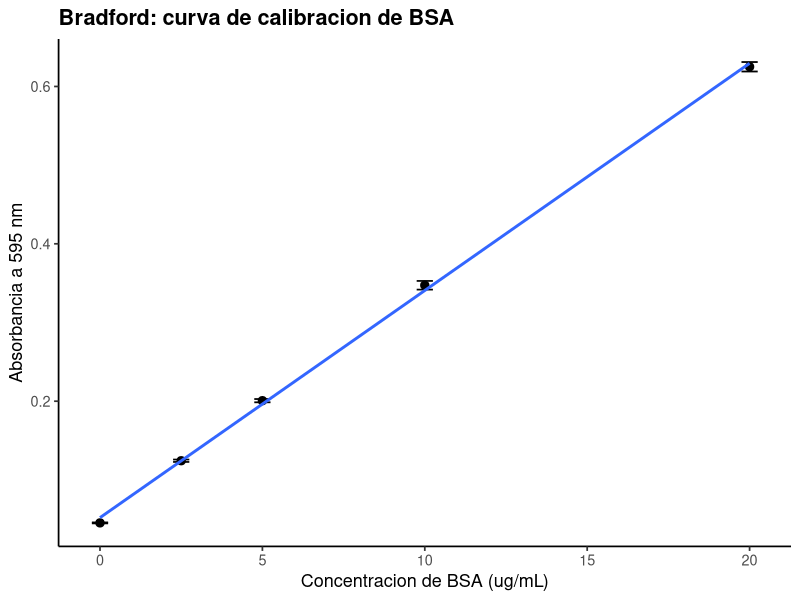
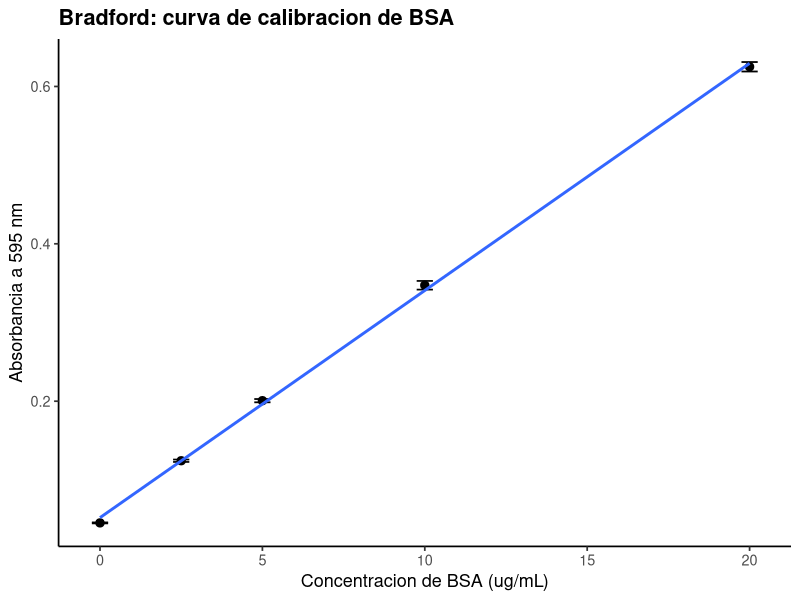

Generate these figures, in order, with R:
# ==========================================================================
# P3. Ensayo de Bradford: curva de calibracion de proteina
# ==========================================================================
# Autor: Dr. Jose Juan Torres Martinez
# Docente de Ciencias Quimicas
# Universidad Autonoma de San Luis Potosi (UASLP)
# Mexico
#
# Material academico para estudiantes
# Serie "Bioseparaciones" - Laboratorio, Practica 3. Ensayo de Bradford
#
# Descripcion: Practica 3 del laboratorio: el espectrofotometro del ensayo de Bradford. Aqui se construye la curva de calibracion del ensayo de Bradford con los estandares del manual (BSA 0, 2.5, 5, 10 y 20 ug/mL, por triplicado, absorbancia a 595 nm). Se ajusta una recta y un polinomio de segundo orden, se comparan, y se cuantifica una muestra problema con la recta. Lo que se aprende aqui es como convertir una absorbancia medida en una concentracion de proteina, que es lo que se necesita en casi todas las practicas que siguen.
#
# Objetivos de aprendizaje:
#   - Construir la curva de calibracion con estandares por triplicado.
#   - Comparar el ajuste lineal con el polinomial de segundo orden.
#   - Cuantificar una muestra problema a partir de su absorbancia.

# Datos: datos_bradford.csv (estandares de BSA del manual, absorbancia a 595 nm) y datos_bradford_muestra.csv (muestra problema).
# Desarrollo: llegamos al espectrofotometro con los estandares de BSA ya preparados. Primera parada: resumir la absorbancia por concentracion. Segunda parada: comparar la recta con el polinomio. Tercera parada: cuantificar la muestra problema. En cada parada medimos, calculamos y comentamos que significa el resultado antes de seguir.
# ==========================================================================

library(tidyverse)

# --------------------------------------------------------------------------
# Protocolo (Manual de Practicas, Practica 3. Ensayo de Bradford)
# --------------------------------------------------------------------------
# Reactivo Bradford (manual): disolver 20 mg de Coomassie Brilliant Blue G-250 en 10 mL de etanol; una vez disuelto parcialmente el colorante, agregar 20 mL de acido fosforico al 85% (w/v) y agitar hasta disolverlo por completo; diluir a 200 mL con agua y almacenar por 3 meses a 4 C protegido de la luz. Antes de usarlo, centrifugar la solucion. El manual tambien pide usar la solucion de colorante a temperatura ambiente y filtrarla antes del ensayo, y trabajar en una placa de microtitulacion limpia.
# Paso 1. Preparar las muestras y los estandares en un volumen de 160 uL, con los estandares cubriendo el rango de 1.25 a 20 ug/mL segun la Tabla 1 del manual (ver la tabla de abajo). Utilizar una placa de microtitulacion limpia.
# Paso 2. Agregar 40 uL del reactivo Bradford (previamente filtrado) y agitar con mucho cuidado con la micropipeta, un microagitador o golpeando suavemente un lado de la placa.
# Paso 3. Incubar 5 min a temperatura ambiente.
# Paso 4. Medir la absorbancia de las muestras y los estandares a 595 nm.
# Paso 5. Disponer las muestras con reactivo Bradford donde indique el instructor.
# Nota del manual: el texto de la practica dice que los estandares cubren de 1.25 a 20 ug/mL, pero su Tabla 1 lista los estandares 0, 2.5, 5, 10 y 20 ug/mL (sin estandar de 1.25 ug/mL). Este repositorio usa la Tabla 1 del manual, como ya se indica en el README.
# Seguridad (manual): revisar la hoja de datos de seguridad (MSDS) del acido fosforico y conocer sus riesgos de manejo y contacto con la piel. El colorante Coomassie G-250 tiene baja estabilidad en solucion y se precipita continuamente: por eso se filtra y se centrifuga antes de usarlo.
# Albumina de suero bovino (pre-laboratorio 2 del manual): peso molecular 66.5 kDa y punto isoelectrico 4.7.
# Base del ensayo (post-laboratorio 5 del manual): el Coomassie G-250 libre absorbe a 465 nm y al unirse a la proteina su maximo se desplaza a 595 nm; la lectura a 595 nm mide la forma unida a la proteina.
# Interferencias (post-laboratorio 3 del manual): el ensayo es casi insensible a las sales, pero muchas sustancias interfieren, entre ellas los detergentes (SDS, Triton) y las bases fuertes; por eso la curva se construye con la misma proteina que se va a medir y con las muestras en el mismo medio.

# Tabla 1 del manual: curva de calibracion. Volumen de muestra mas agua: 160 uL; reactivo Bradford: 40 uL en todos los casos.
tabla_calibracion_manual <- tibble(
  estandar_BSA_0_1_mg_ml_uL = c(0, 0, 0, 4, 4, 4, 8, 8, 8, 16, 16, 16, 32, 32, 32),
  agua_uL = c(160, 160, 160, 156, 156, 156, 152, 152, 152, 144, 144, 144, 128, 128, 128),
  reactivo_bradford_uL = 40,
  BSA_ug = c(0, 0, 0, 0.4, 0.4, 0.4, 0.8, 0.8, 0.8, 1.6, 1.6, 1.6, 3.2, 3.2, 3.2),
  BSA_ug_ml = c(0, 0, 0, 2.5, 2.5, 2.5, 5, 5, 5, 10, 10, 10, 20, 20, 20)
)
print(tabla_calibracion_manual)

# Comprobacion de la Tabla 1: el estandar es de 0.1 mg/mL, es decir
# 0.1 ug/uL. Los ug de BSA salen del volumen pipeteado y la concentracion
# del volumen total de muestra mas agua (160 uL). La tabla del manual
# queda verificada con el calculo.
comprobacion_tabla <- tabla_calibracion_manual %>%
  mutate(
    BSA_ug_calculado = estandar_BSA_0_1_mg_ml_uL * 0.1,
    BSA_ug_ml_calculado = BSA_ug_calculado / 0.160
  )
print(comprobacion_tabla %>%
        select(BSA_ug, BSA_ug_calculado, BSA_ug_ml, BSA_ug_ml_calculado))

# --------------------------------------------------------------------------
# Parada 1. Leer los estandares y resumir por concentracion
# --------------------------------------------------------------------------
# Estamos frente al espectrofotometro a 595 nm. Leemos los estandares por triplicado y resumimos la absorbancia media con su desviacion estandar a cada concentracion.
datos <- read_csv("datos_bradford.csv", show_col_types = FALSE)

resumen <- datos %>%
  group_by(concentracion_ug_ml) %>%
  summarise(
    absorbancia_media = mean(absorbancia_595),
    de = sd(absorbancia_595),
    .groups = "drop"
  )

print(resumen)

# --------------------------------------------------------------------------
# Parada 2. Ajuste lineal y ajuste polinomial de segundo orden
# --------------------------------------------------------------------------
# Seguimos en el espectrofotometro: ajustamos la recta y el polinomio de segundo orden a los mismos datos y comparamos sus R2, para ver hasta donde la respuesta del colorante se mantiene lineal.
ajuste_lineal <- lm(absorbancia_595 ~ concentracion_ug_ml, data = datos)
ajuste_poli <- lm(absorbancia_595 ~ concentracion_ug_ml +
                    I(concentracion_ug_ml^2), data = datos)

print(summary(ajuste_lineal))
print(summary(ajuste_poli))

tabla_r2 <- tibble(
  modelo = c("Lineal", "Polinomial grado 2"),
  r_cuadrado = c(summary(ajuste_lineal)$r.squared,
                 summary(ajuste_poli)$r.squared)
)
print(tabla_r2)

# --------------------------------------------------------------------------
# Parada 3. Cuantificacion de la muestra problema con la recta
# --------------------------------------------------------------------------
# Ahora usamos la recta para cuantificar la muestra problema: su absorbancia medida se convierte en concentracion con la pendiente y la ordenada del ajuste.
muestra <- read_csv("datos_bradford_muestra.csv", show_col_types = FALSE)

muestra <- muestra %>%
  mutate(concentracion_ug_ml =
           (absorbancia_595 - coef(ajuste_lineal)[["(Intercept)"]]) /
           coef(ajuste_lineal)[["concentracion_ug_ml"]])

print(muestra)
print(muestra %>%
        summarise(concentracion_media = mean(concentracion_ug_ml),
                  de = sd(concentracion_ug_ml)))

# --------------------------------------------------------------------------
# Parada 4. Grafica: curva de calibracion
# --------------------------------------------------------------------------
# Graficamos la curva de calibracion: cada punto es la absorbancia media de un estandar con su barra de desviacion, y la linea es la recta ajustada.
grafica <- ggplot(
  resumen,
  aes(x = concentracion_ug_ml, y = absorbancia_media)
) +
  geom_errorbar(aes(ymin = absorbancia_media - de,
                    ymax = absorbancia_media + de),
                width = 0.5, linewidth = 0.6) +
  geom_point(size = 2.5) +
  geom_smooth(method = "lm", se = FALSE, linewidth = 1) +
  labs(
    x = "Concentracion de BSA (ug/mL)",
    y = "Absorbancia a 595 nm",
    title = "Bradford: curva de calibracion de BSA"
  ) +
  theme_classic(base_size = 13) +
  theme(plot.title = element_text(face = "bold"))

print(grafica)

# --------------------------------------------------------------------------
# 5. Exportar la grafica
# --------------------------------------------------------------------------
# Antes de salir del espectrofotometro guardamos la grafica de la practica.
ggsave("03_bradford.png", grafica,
       width = 18, height = 12, units = "cm", dpi = 300)

# --------------------------------------------------------------------------
# Interpretacion
# --------------------------------------------------------------------------
# Grafica (curva de calibracion de BSA): el eje x es la concentracion de BSA en ug/mL y el eje y es la absorbancia a 595 nm (adimensional).
# - La absorbancia sube con la concentracion de proteina en todo el intervalo de 0 a 20 ug/mL. Esto significa que el ensayo responde en todo el intervalo del manual, y por eso lo siguiente es usar la curva para cuantificar las muestras de las practicas que siguen.
# - El polinomio de segundo orden ajusta un poco mejor que la recta, porque la respuesta del colorante no es perfectamente lineal. Esto significa que en los extremos del intervalo la recta se desvia un poco, y por eso conviene cuantificar dentro del intervalo donde la recta ajusta bien.

# --------------------------------------------------------------------------
# Que aprendimos
# --------------------------------------------------------------------------
# - La curva de calibracion se construye cada vez que se cuantifica, con la misma proteina que se va a medir.
# - La recta convierte la absorbancia de una muestra en concentracion; el polinomio muestra hasta donde la linealidad alcanza.
# Terminamos la practica en el espectrofotometro: ya sabemos convertir una absorbancia en concentracion de proteina. Seguimos a la siguiente practica: la precipitacion de albumina con sulfato de amonio, donde se aplica la ecuacion de Cohn a la albumina.
